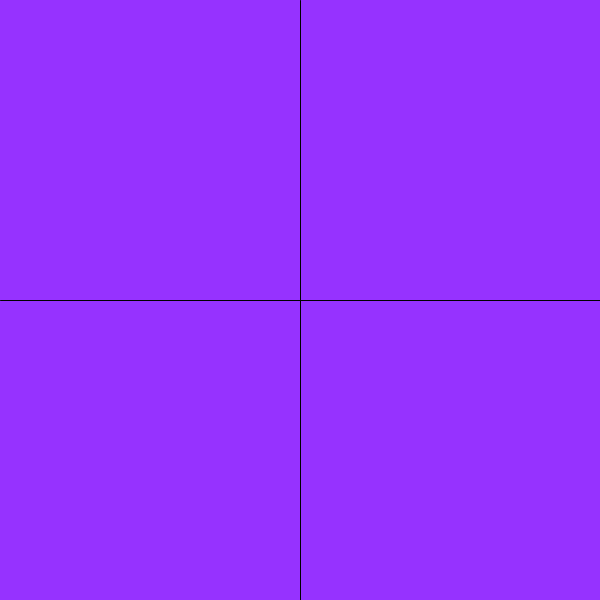
Frame 1 (no input)
Frame 60 (the mouse pressed at the canvas centre just before this capture): identical to frame 1, image omitted
Frame 120 (the mouse held since frame 60 and released just before this capture): identical to frame 1, image omitted

The Processing sketch that drew this single still picture (run headless with seeded random() and noise(); from frame 60 on, the mouse is pressed at the canvas centre):

// Processing sketch: C1W4_conditionals
// ── C1W4_conditionals.pde
boolean a=true;

void setup() {
  size (600, 600);
}

//true && true --> true
//true || false --> true


void draw() {
  if ((mouseX>width/2 || mouseY > height/2) && frameCount >100) {
    background(255, 150, 50);
  } else {
    background(150, 50, 255);
  }
  line(width/2,0, width/2, height);
  line(0, height/2, width, height/2);
  
  //if (frameCount < 300) {
  //  ellipse(width/2, height/2, 200, 200);
  //} else if (frameCount <500) {
  //  ellipse(width/2, height/2, 400, 400);
  //} else if (frameCount < 600) {
  //  rect (200,200,200,200);
  //} else {
  //  rect(100, 100, 400, 400);
  //}
}

//equality opperator
//checks for equality
//true == true;

//inequality operator
//!=

//assignment opperator
//assigns a value
//int x =10

//> < >= <=

//else if

//and &&
// of ||
